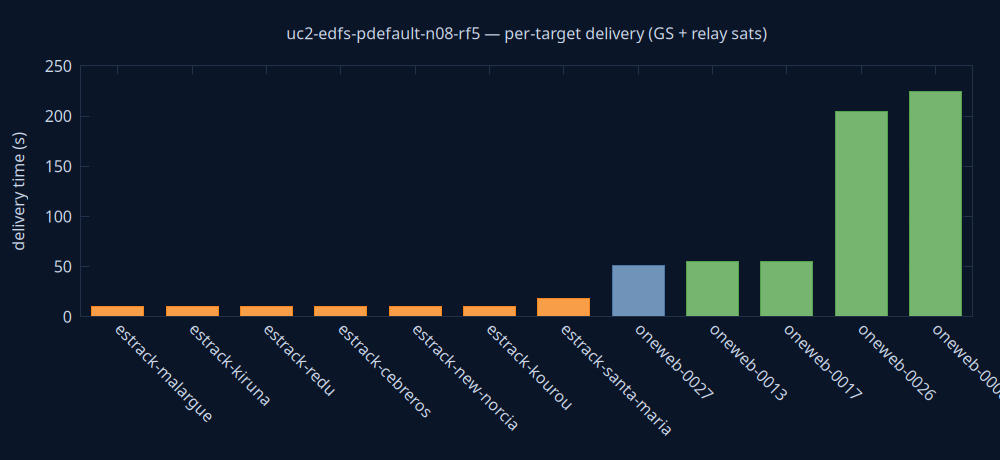

Write the gnuplot code that produced this figure.
set terminal pngcairo size 1000,460 background rgb '#0a1628'
set output 'delivery.png'
set style fill solid 0.8
set boxwidth 0.7 relative
set border lc rgb '#22304a'
set grid ytics lc rgb '#22304a'
set yrange [0:*]
set ylabel 'delivery time (s)' textcolor rgb '#cdd7ea'
set xtics rotate by -45 textcolor rgb '#cdd7ea'
set ytics textcolor rgb '#cdd7ea'
set title 'uc2-edfs-pdefault-n08-rf5 — per-target delivery (GS + relay sats)' textcolor rgb '#cdd7ea'
plot 'delivery.dat' using 0:2:3:xtic(1) with boxes lc rgb variable notitle
